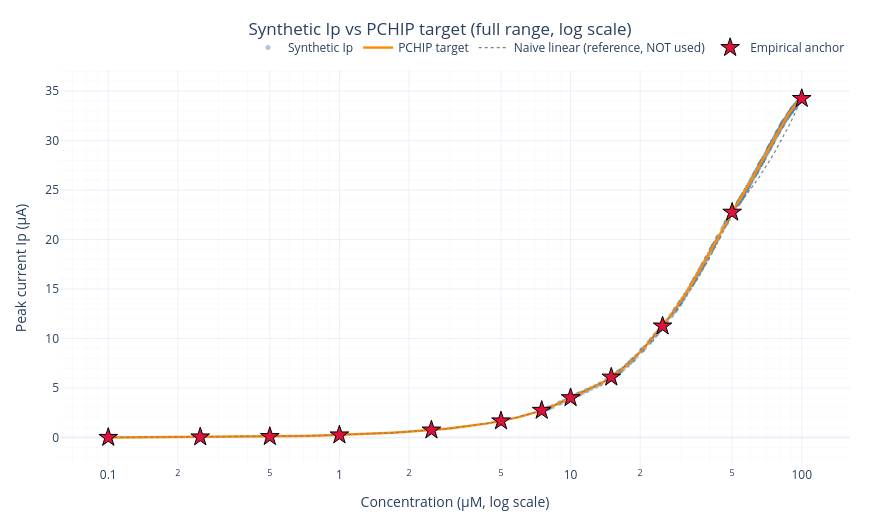
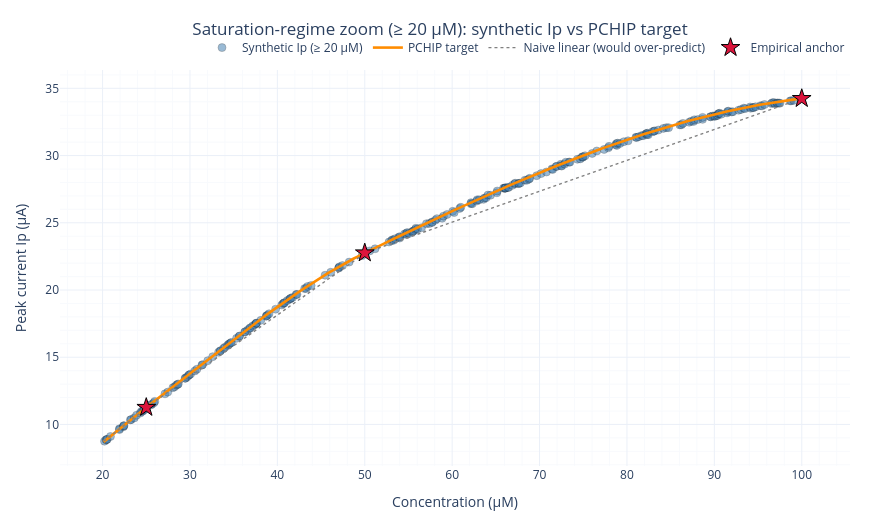

Write notebook code for charts like these, in order.
### Markdown cell above
### 8.2 · Ip vs concentration..  does the synthetic dataset track the PCHIP target?

I re-measure `Ip` from every synthetic curve and plot it against its target concentration. The cloud of synthetic points should hug the orange PCHIP target curve (with some scatter from the added noise), not the dashed naive-linear line.

### Code cell
# Re-measure Ip from every synthetic curve (after a mild Savitzky-Golay smooth)
Ip_synth = []
for I_s in aug_signals_I:
    try:
        pk = Peak(potential_grid_V, savgol_filter(I_s, 5, 3))
        Ip_synth.append(pk.Ip)
    except Exception:
        Ip_synth.append(np.nan)
Ip_synth = np.array(Ip_synth)
valid    = ~np.isnan(Ip_synth)

# Full range, log-x scale
ip_check_figure = go.Figure()

ip_check_figure.add_trace(go.Scatter(
    x=aug_concentrations[valid], y=Ip_synth[valid],
    mode='markers', name='Synthetic Ip',
    marker=dict(color='steelblue', size=5, opacity=0.45,
                line=dict(color='steelblue', width=0)),
    hovertemplate='c = %{x:.3f} µM<br>Ip = %{y:.4f} µA<extra></extra>',
))
ip_check_figure.add_trace(go.Scatter(
    x=c_fine, y=pchip_Ip(c_fine),
    mode='lines', name='PCHIP target',
    line=dict(color='darkorange', width=2.4),
))
ip_check_figure.add_trace(go.Scatter(
    x=c_fine, y=np.interp(c_fine, c_arr, Ip_arr),
    mode='lines', name='Naive linear (reference, NOT used)',
    line=dict(color='gray', width=1.2, dash='dot'),
))
ip_check_figure.add_trace(go.Scatter(
    x=c_arr, y=Ip_arr,
    mode='markers', name='Empirical anchor',
    marker=dict(color='crimson', size=14, symbol='star',
                line=dict(color='black', width=1)),
))

ip_check_figure.update_xaxes(type='log')
apply_default_plotly_layout(
    ip_check_figure,
    title_text='Synthetic Ip vs PCHIP target (full range, log scale)',
    xaxis_title='Concentration (µM, log scale)',
    yaxis_title='Peak current Ip (µA)',
)
ip_check_figure.show()


# high-conc zoom (linear scale)
ip_zoom_figure = go.Figure()

mask_hi  = aug_concentrations >= 20
ip_zoom_figure.add_trace(go.Scatter(
    x=aug_concentrations[mask_hi & valid], y=Ip_synth[mask_hi & valid],
    mode='markers', name='Synthetic Ip (≥ 20 µM)',
    marker=dict(color='steelblue', size=8, opacity=0.55,
                line=dict(color='black', width=0.4)),
))
ip_zoom_figure.add_trace(go.Scatter(
    x=c_fine[c_fine >= 20], y=pchip_Ip(c_fine)[c_fine >= 20],
    mode='lines', name='PCHIP target',
    line=dict(color='darkorange', width=2.6),
))
ip_zoom_figure.add_trace(go.Scatter(
    x=c_fine[c_fine >= 20], y=np.interp(c_fine, c_arr, Ip_arr)[c_fine >= 20],
    mode='lines', name='Naive linear (would over-predict)',
    line=dict(color='gray', width=1.4, dash='dot'),
))
ip_zoom_figure.add_trace(go.Scatter(
    x=c_arr[c_arr >= 20], y=Ip_arr[c_arr >= 20],
    mode='markers', name='Empirical anchor',
    marker=dict(color='crimson', size=14, symbol='star',
                line=dict(color='black', width=1)),
))
apply_default_plotly_layout(
    ip_zoom_figure,
    title_text='Saturation-regime zoom (≥ 20 µM): synthetic Ip vs PCHIP target',
    xaxis_title='Concentration (µM)',
    yaxis_title='Peak current Ip (µA)',
)
ip_zoom_figure.show()

# Per-segment residuals: how close is the median synthetic Ip to the PCHIP target?
print("Per-segment residual check (median synthetic Ip vs PCHIP target):")
print(f"{'Segment':>20}  {'PCHIP Ip':>10}  {'Median syn':>12}  {'Residual %':>12}")
print('-' * 60)
for i in range(len(ANCHOR_CONCENTRATIONS) - 1):
    c_lo = ANCHOR_CONCENTRATIONS[i]; c_hi = ANCHOR_CONCENTRATIONS[i + 1]
    seg_mask = (aug_concentrations >= c_lo) & (aug_concentrations < c_hi) & valid
    if seg_mask.sum() == 0: continue
    c_mid      = (c_lo + c_hi) / 2
    Ip_target  = float(pchip_Ip(c_mid))
    Ip_median  = float(np.median(Ip_synth[seg_mask]))
    residual   = (Ip_median - Ip_target) / Ip_target * 100
    print(f"{f'{c_lo}–{c_hi} µM':>20}  {Ip_target:>10.4f}  {Ip_median:>12.4f}  {residual:>+11.2f}%")

### Figure 1 — Plotly figure (JSON) as saved in the notebook; plotly's stock layout.template omitted (floating-point values rounded to 4 significant figures; data arrays with more than 128 entries replaced by an {"elided": "..."} marker saying what was removed)
{"data": [{"hovertemplate": "c = %{x:.3f} µM<br>Ip = %{y:.4f} µA<extra></extra>", "marker": {"color": "steelblue", "line": {"color": "steelblue", "width": 0}, "opacity": 0.45, "size": 5}, "mode": "markers", "name": "Synthetic Ip", "type": "scatter", "x": {"elided": "300 float values"}, "y": {"elided": "300 float values"}}, {"line": {"color": "darkorange", "width": 2.4}, "mode": "lines", "name": "PCHIP target", "type": "scatter", "x": {"elided": "500 float values"}, "y": {"elided": "500 float values"}}, {"line": {"color": "gray", "dash": "dot", "width": 1.2}, "mode": "lines", "name": "Naive linear (reference, NOT used)", "type": "scatter", "x": {"elided": "500 float values"}, "y": {"elided": "500 float values"}}, {"marker": {"color": "crimson", "line": {"color": "black", "width": 1}, "size": 14, "symbol": "star"}, "mode": "markers", "name": "Empirical anchor", "type": "scatter", "x": [0.1, 0.25, 0.5, 1.0, 2.5, 5.0, 7.5, 10.0, 15.0, 25.0, 50.0, 100.0], "y": [0.01756, 0.06557, 0.1042, 0.2683, 0.7622, 1.682, 2.748, 4.026, 6.103, 11.27, 22.76, 34.24]}], "layout": {"height": 520, "legend": {"orientation": "h", "x": 1, "xanchor": "right", "y": 1.02, "yanchor": "bottom"}, "margin": {"b": 50, "l": 60, "r": 30, "t": 70}, "title": {"text": "Synthetic Ip vs PCHIP target (full range, log scale)", "x": 0.5, "xanchor": "center"}, "width": 880, "xaxis": {"minor": {"showgrid": true}, "showgrid": true, "title": {"text": "Concentration (µM, log scale)"}, "type": "log"}, "yaxis": {"minor": {"showgrid": true}, "showgrid": true, "title": {"text": "Peak current Ip (µA)"}}}}

### Figure 2 — Plotly figure (JSON) as saved in the notebook; plotly's stock layout.template omitted (floating-point values rounded to 4 significant figures; data arrays with more than 128 entries replaced by an {"elided": "..."} marker saying what was removed)
{"data": [{"marker": {"color": "steelblue", "line": {"color": "black", "width": 0.4}, "opacity": 0.55, "size": 8}, "mode": "markers", "name": "Synthetic Ip (≥ 20 µM)", "type": "scatter", "x": {"elided": "257 float values"}, "y": {"elided": "257 float values"}}, {"line": {"color": "darkorange", "width": 2.6}, "mode": "lines", "name": "PCHIP target", "type": "scatter", "x": {"elided": "400 float values"}, "y": {"elided": "400 float values"}}, {"line": {"color": "gray", "dash": "dot", "width": 1.4}, "mode": "lines", "name": "Naive linear (would over-predict)", "type": "scatter", "x": {"elided": "400 float values"}, "y": {"elided": "400 float values"}}, {"marker": {"color": "crimson", "line": {"color": "black", "width": 1}, "size": 14, "symbol": "star"}, "mode": "markers", "name": "Empirical anchor", "type": "scatter", "x": [25.0, 50.0, 100.0], "y": [11.27, 22.76, 34.24]}], "layout": {"height": 520, "legend": {"orientation": "h", "x": 1, "xanchor": "right", "y": 1.02, "yanchor": "bottom"}, "margin": {"b": 50, "l": 60, "r": 30, "t": 70}, "title": {"text": "Saturation-regime zoom (≥ 20 µM): synthetic Ip vs PCHIP target", "x": 0.5, "xanchor": "center"}, "width": 880, "xaxis": {"minor": {"showgrid": true}, "showgrid": true, "title": {"text": "Concentration (µM)"}}, "yaxis": {"minor": {"showgrid": true}, "showgrid": true, "title": {"text": "Peak current Ip (µA)"}}}}
